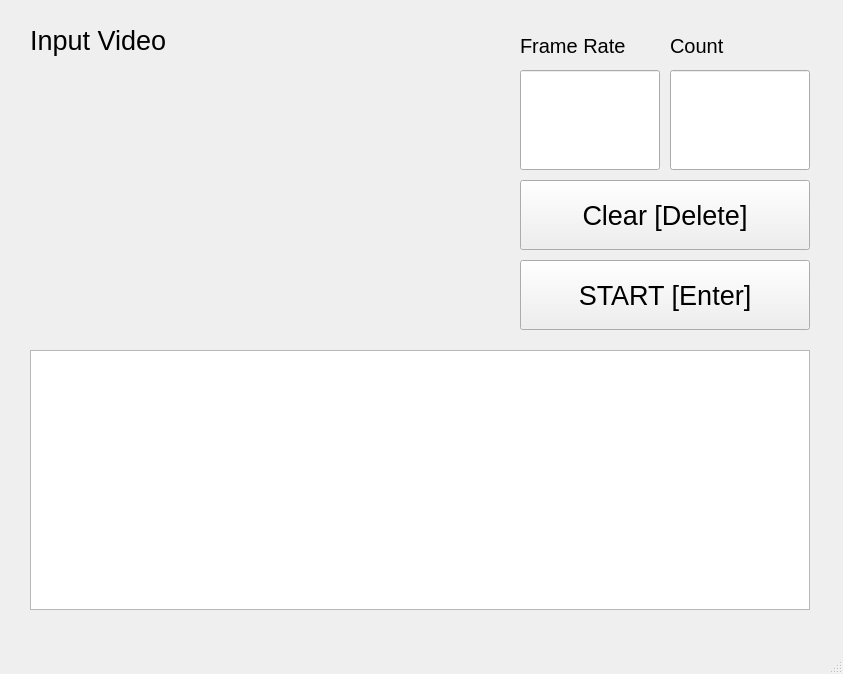
<?xml version="1.0" encoding="UTF-8"?>
<ui version="4.0">
 <class>MainWindow</class>
 <widget class="QMainWindow" name="MainWindow">
  <property name="geometry">
   <rect>
    <x>0</x>
    <y>0</y>
    <width>843</width>
    <height>674</height>
   </rect>
  </property>
  <property name="windowTitle">
   <string>MainWindow</string>
  </property>
  <widget class="QWidget" name="centralwidget">
   <widget class="QLabel" name="txtTitle">
    <property name="geometry">
     <rect>
      <x>30</x>
      <y>10</y>
      <width>271</width>
      <height>61</height>
     </rect>
    </property>
    <property name="font">
     <font>
      <pointsize>20</pointsize>
     </font>
    </property>
    <property name="text">
     <string>Input Video</string>
    </property>
   </widget>
   <widget class="QLabel" name="txtFrameRate">
    <property name="geometry">
     <rect>
      <x>520</x>
      <y>20</y>
      <width>140</width>
      <height>51</height>
     </rect>
    </property>
    <property name="font">
     <font>
      <pointsize>15</pointsize>
     </font>
    </property>
    <property name="text">
     <string>Frame Rate</string>
    </property>
   </widget>
   <widget class="QLabel" name="txtCount">
    <property name="geometry">
     <rect>
      <x>670</x>
      <y>20</y>
      <width>140</width>
      <height>51</height>
     </rect>
    </property>
    <property name="font">
     <font>
      <pointsize>15</pointsize>
     </font>
    </property>
    <property name="text">
     <string>Count</string>
    </property>
   </widget>
   <widget class="QLineEdit" name="lineeditFrameRate">
    <property name="geometry">
     <rect>
      <x>520</x>
      <y>70</y>
      <width>140</width>
      <height>100</height>
     </rect>
    </property>
    <property name="font">
     <font>
      <pointsize>28</pointsize>
     </font>
    </property>
    <property name="alignment">
     <set>Qt::AlignCenter</set>
    </property>
    <property name="dragEnabled">
     <bool>false</bool>
    </property>
   </widget>
   <widget class="QLineEdit" name="lineeditCount">
    <property name="geometry">
     <rect>
      <x>670</x>
      <y>70</y>
      <width>140</width>
      <height>100</height>
     </rect>
    </property>
    <property name="font">
     <font>
      <pointsize>28</pointsize>
     </font>
    </property>
    <property name="alignment">
     <set>Qt::AlignCenter</set>
    </property>
   </widget>
   <widget class="QPushButton" name="btnStart">
    <property name="geometry">
     <rect>
      <x>520</x>
      <y>260</y>
      <width>290</width>
      <height>70</height>
     </rect>
    </property>
    <property name="font">
     <font>
      <pointsize>20</pointsize>
     </font>
    </property>
    <property name="text">
     <string>START [Enter]</string>
    </property>
    <property name="shortcut">
     <string>Return</string>
    </property>
   </widget>
   <widget class="QListWidget" name="listwidgetOutput">
    <property name="geometry">
     <rect>
      <x>30</x>
      <y>350</y>
      <width>780</width>
      <height>260</height>
     </rect>
    </property>
    <property name="font">
     <font>
      <family>新細明體</family>
      <pointsize>14</pointsize>
     </font>
    </property>
   </widget>
   <widget class="QPushButton" name="btnClear">
    <property name="geometry">
     <rect>
      <x>520</x>
      <y>180</y>
      <width>290</width>
      <height>70</height>
     </rect>
    </property>
    <property name="font">
     <font>
      <pointsize>20</pointsize>
     </font>
    </property>
    <property name="text">
     <string>Clear [Delete]</string>
    </property>
    <property name="shortcut">
     <string>Del</string>
    </property>
   </widget>
  </widget>
  <widget class="QMenuBar" name="menubar">
   <property name="geometry">
    <rect>
     <x>0</x>
     <y>0</y>
     <width>843</width>
     <height>25</height>
    </rect>
   </property>
  </widget>
  <widget class="QStatusBar" name="statusbar"/>
 </widget>
 <resources/>
 <connections/>
</ui>
